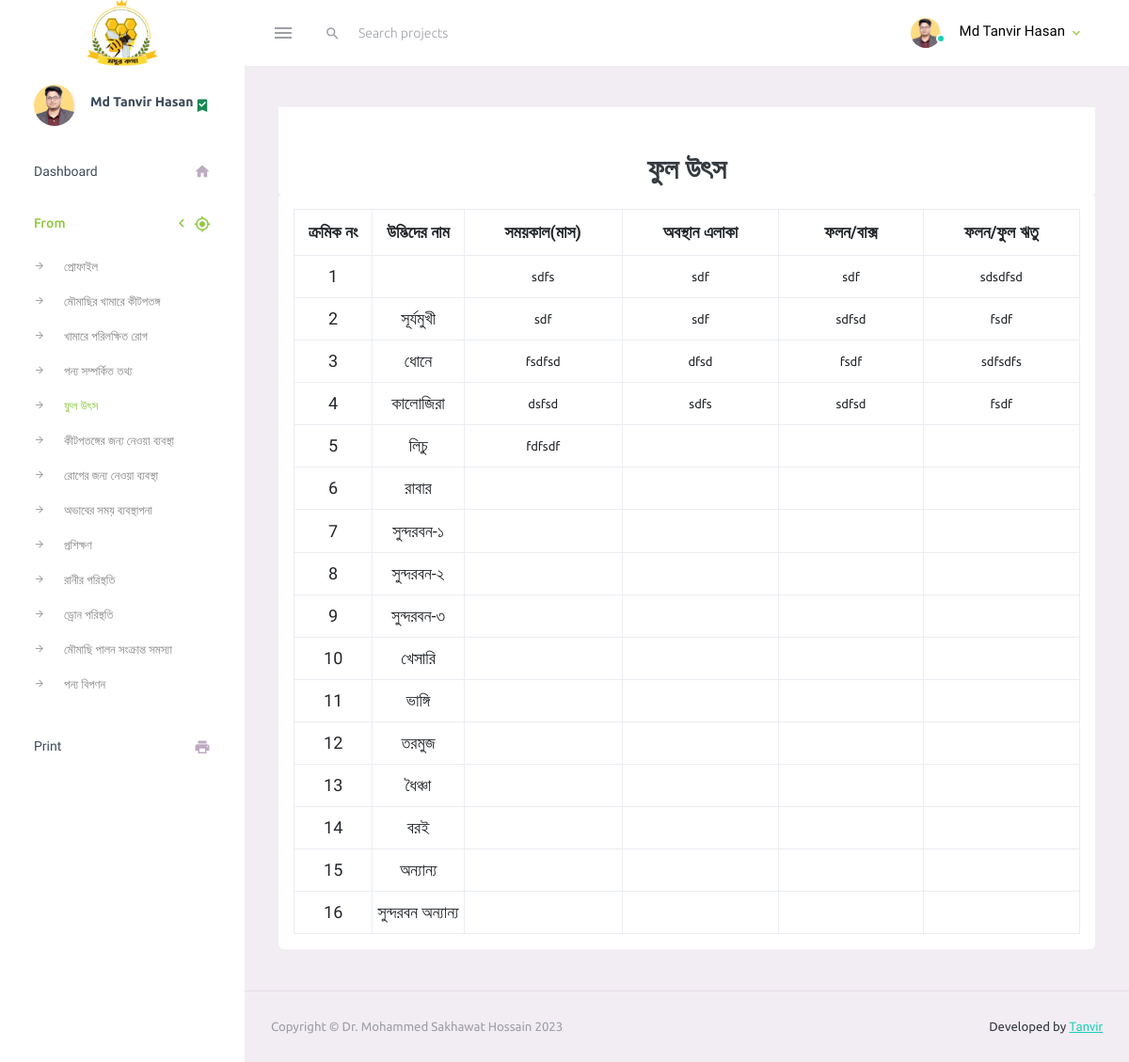
The app's page /fuler_utts18.php (signed in) with its own data.
### tables this page shows
CREATE TABLE `fuleruttso_18` (
  `id` int(10) NOT NULL,
  `user_id` int(10) NOT NULL,
  `udbider_name` varchar(100) NOT NULL,
  `somoykal` varchar(255) NOT NULL,
  `location` varchar(255) NOT NULL,
  `flon_box` varchar(255) NOT NULL,
  `folon_ful_retu` varchar(255) NOT NULL
);

### config/function.php (called while the page is built, shortened)
<?php
function SelectData($TableName, $moresql){
    global $conn;
    $sql = "SELECT * FROM $TableName $moresql";
    $select = mysqli_query($conn, $sql);
    return $select;
}
?>

### fuler_utts18.php (the view, shortened to what this page needs)
<?php
require_once "inc/header.php";
?>
<div class="row justify-content-md-center">
    <div class="col-12">
        <div class="text-center bg-white table-title">
            <h2 class="p-2 m-0 pt-5">ফুল উৎস</h2>
        </div>
        <div class="card p-3 form_tabkle">
            <form action="" method="post">
                <table class="table table-bordered">
                    <tr>
                        <th>ক্রমিক নং</th>
                        <th>উদ্ভিদের নাম</th>
                        <th>সময়কাল(মাস)</th>
                        <th>অবস্থান এলাকা</th>
                        <th>ফলন/বাক্স</th>
                        <th>ফলন/ফুল ঋতু</th>
                    </tr>
                    <?php
                    $i = 1;
                    $data = SelectData('fuleruttso_18', "WHERE user_id='$id_user'");
                    while ($row = $data->fetch_object()) { ?>
                        <tr>
                            <td><?= $i++; ?></td>
                            <td><?= $row->udbider_name ?></td>
                            <td><input type="text" id="somoykal<?php echo $row->id ?>" value="<?= $row->somoykal ?>" class="form-control"></td>
                            <td><input type="text" id="location<?php echo $row->id ?>" value="<?= $row->location ?>" class="form-control"></td>
                            <td><input type="text" id="flon_box<?php echo $row->id ?>" value="<?= $row->flon_box ?>" class="form-control"></td>
                            <td><input type="text" id="folon_ful_retu<?php echo $row->id ?>" value="<?= $row->folon_ful_retu ?>" class="form-control"></td>
                        </tr>
                    <?php } ?>
                </table>
            </form>
        </div>
    </div>
</div>
<?php require_once "inc/footer.php" ?>

### records on screen
fuleruttso_18: somoykal "sdfs", location "sdf", flon_box "sdf", folon_ful_retu "sdsdfsd"
fuleruttso_18: udbider_name "সূর্যমুখী", somoykal "sdf", location "sdf", flon_box "sdfsd", folon_ful_retu "fsdf"
fuleruttso_18: udbider_name "ধোনে", somoykal "fsdfsd", location "dfsd", flon_box "fsdf", folon_ful_retu "sdfsdfs"
fuleruttso_18: udbider_name "কালোজিরা", somoykal "dsfsd", location "sdfs", flon_box "sdfsd", folon_ful_retu "fsdf"
fuleruttso_18: udbider_name "লিচু", somoykal "fdfsdf"
fuleruttso_18: udbider_name "রাবার"
fuleruttso_18: udbider_name "সুন্দরবন-১"
fuleruttso_18: udbider_name "সুন্দরবন-২"
fuleruttso_18: udbider_name "সুন্দরবন-৩"
fuleruttso_18: udbider_name "খেসারি"
fuleruttso_18: udbider_name "ভাঙ্গি"
fuleruttso_18: udbider_name "তরমুজ"
fuleruttso_18: udbider_name "ধৈঞ্চা"
fuleruttso_18: udbider_name "বরই"
fuleruttso_18: udbider_name "অন্যান্য"
fuleruttso_18: udbider_name "সুন্দরবন অন্যান্য"

### other values on screen
UserData($userid, 'name') "Md Tanvir Hasan"
